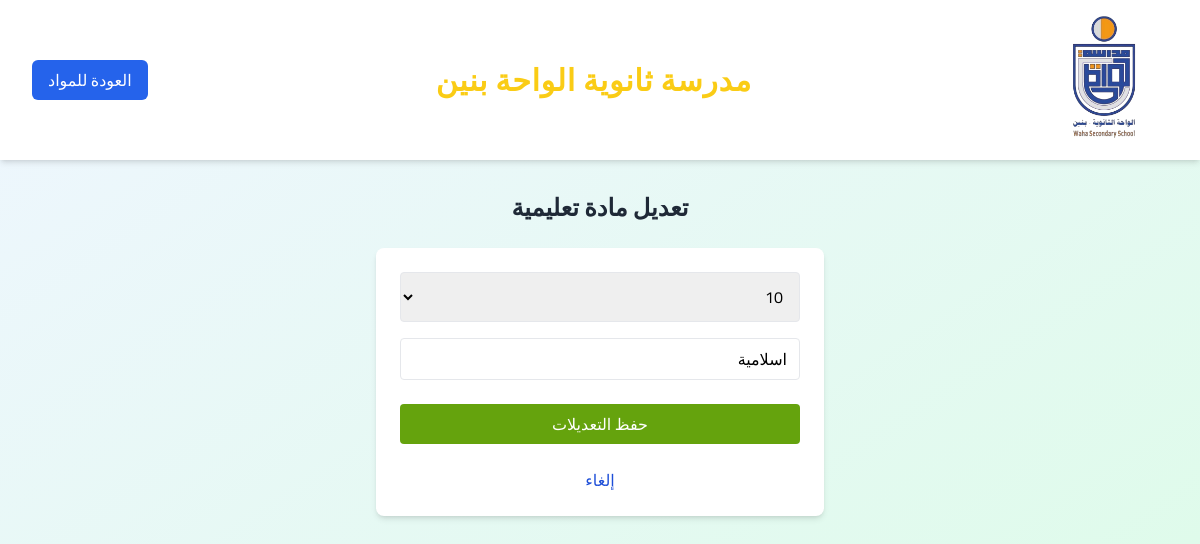
The page /admin/subjects/edit/2 (signed in) on the database its author committed.
### app.py (models this page shows)
class SchoolSettings(db.Model):
    id = db.Column(db.Integer, primary_key=True)
    school_logo = db.Column(db.String(255), nullable=True)
    school_name = db.Column(db.String(200), nullable=False)
    school_address = db.Column(db.Text, nullable=True)
    school_phone = db.Column(db.String(50), nullable=True)
    school_email = db.Column(db.String(100), nullable=True)
    school_vision = db.Column(db.Text, nullable=True)
    school_mission = db.Column(db.Text, nullable=True)
    school_values = db.Column(db.Text, nullable=True)
    google_maps_url = db.Column(db.String(500), nullable=True)
    youtube_url = db.Column(db.String(500), nullable=True)
    instagram_url = db.Column(db.String(500), nullable=True)
    telegram_url = db.Column(db.String(500), nullable=True)
    snapchat_url = db.Column(db.String(500), nullable=True)
    whatsapp_url = db.Column(db.String(500), nullable=True)
    academic_year = db.Column(db.String(50), nullable=True)
    academic_semester = db.Column(db.String(50), nullable=True)
    updated_at = db.Column(db.DateTime, default=datetime.utcnow, onupdate=datetime.utcnow)

class Subject(db.Model):
    id = db.Column(db.Integer, primary_key=True)
    stage = db.Column(db.String(20), nullable=False)
    subject = db.Column(db.String(100), nullable=False)

### app.py (the view, shortened to what this page needs)
@app.route('/admin/subjects/edit/<int:subject_id>', methods=['GET', 'POST'])
def edit_subject(subject_id):
    if 'role' not in session or (session['role'] != 'مشرف' and session['role'] != 'مشرف محتوى'):
        return redirect(url_for('login'))
    subject = Subject.query.get_or_404(subject_id)
    school_settings = get_school_settings()
    current_year = datetime.now().year
    return render_template('edit_subject.html', subject=subject, school_settings=school_settings, current_year=current_year)

### app.py (called while the page is built, shortened)
def get_school_settings():
    try:
        settings = SchoolSettings.query.first()
        return settings
    except Exception as e:
        print(f"خطأ في get_school_settings: {e}")
        return SchoolSettings(
            school_name="اسم المدرسة",
            school_address="عنوان المدرسة",
            school_phone="",
            school_email="",
            school_vision="رؤية المدرسة",
            school_mission="رسالة المدرسة",
            school_values="",
            google_maps_url="",
            youtube_url="",
            instagram_url="",
            telegram_url="",
            snapchat_url="",
            whatsapp_url="",
            academic_year="2024-2025",
            academic_semester="الفصل الدراسي الأول"
        )

### templates/edit_subject.html (shortened to what this page needs)
<!DOCTYPE html>
<html lang="ar" dir="rtl">
<head>
    <script src="https://cdn.tailwindcss.com"></script>
</head>
<body class="font-['Cairo'] bg-gradient-to-br from-blue-50 to-green-100 min-h-screen">
    <header class="bg-white text-gray-800 shadow-md sticky top-0 z-50">
        <div class="max-w-7xl mx-auto px-4 sm:px-6 lg:px-8">
            <div class="flex items-center justify-between h-32 md:h-36 lg:h-40">
                <div class="flex items-center flex-shrink-0">
                    {% if school_settings and school_settings.school_logo %}
                <img src="/assets/images/{{ school_settings.school_logo }}" alt="شعار المدرسة" class="h-24 md:h-28 lg:h-32 w-auto">
            {% else %}
                {% if school_settings and school_settings.school_logo %}
                    <img src="/assets/images/{{ school_settings.school_logo }}" alt="شعار المدرسة" class="h-24 md:h-28 lg:h-32 w-auto">
                {% else %}
                    <img src="/assets/images/logo.png" alt="شعار المدرسة" class="h-24 md:h-28 lg:h-32 w-auto">
                {% endif %}
            {% endif %}
                </div>
                <div class="flex-1 flex justify-center">
                    <span class="text-base md:text-3xl font-extrabold text-yellow-400 tracking-wide font-['Cairo','Noto Kufi Arabic',sans-serif] select-none">
                        {% if school_settings and school_settings.school_name %}
                            {{ school_settings.school_name }}
                        {% else %}
                            سجل بيانات المدرسة من الاعدادات
                        {% endif %}
                    </span>
                </div>
                <div class="flex items-center space-x-2 space-x-reverse">
                    <a href="/admin/subjects" class="px-4 py-2 rounded-md text-base font-medium text-white bg-blue-600 hover:bg-blue-700 transition">العودة للمواد</a>
                </div>
            </div>
        </div>
    </header>
    <div class="container mx-auto px-4 py-8">
        <h2 class="text-2xl font-bold text-gray-800 mb-6 text-center">تعديل مادة تعليمية</h2>
        <form method="POST" class="bg-white rounded-lg shadow-md p-6 max-w-md mx-auto grid grid-cols-1 gap-4">
            <select name="stage" required class="border rounded px-3 py-2 focus:outline-none focus:ring-2 focus:ring-lime-200 w-full">
                <option value="10" {% if subject.stage == '10' %}selected{% endif %}>10</option>
            </select>
            <input name="subject" type="text" required placeholder="اسم المادة" value="{{ subject.subject }}" class="border rounded px-3 py-2 focus:outline-none focus:ring-2 focus:ring-lime-200 w-full">
            <button type="submit" class="bg-lime-600 text-white rounded py-2 mt-2 hover:bg-lime-700 transition w-full">حفظ التعديلات</button>
            <a href="/admin/subjects" class="text-center mt-2 text-blue-700 hover:underline">إلغاء</a>
        </form>
    </div>
</body>
</html>

### rows shown on the page
SchoolSettings: school_logo (picture), school_name "مدرسة ثانوية الواحة بنين"
Subject: stage "10", subject "اسلامية"
